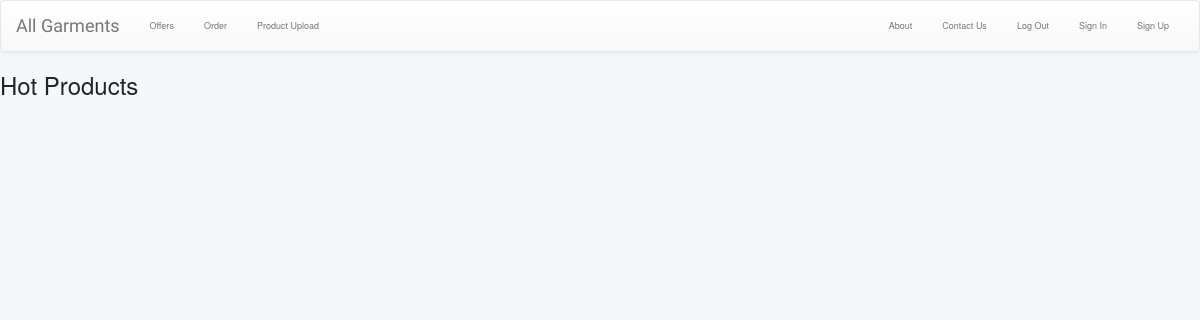
Before: / with the older database file.
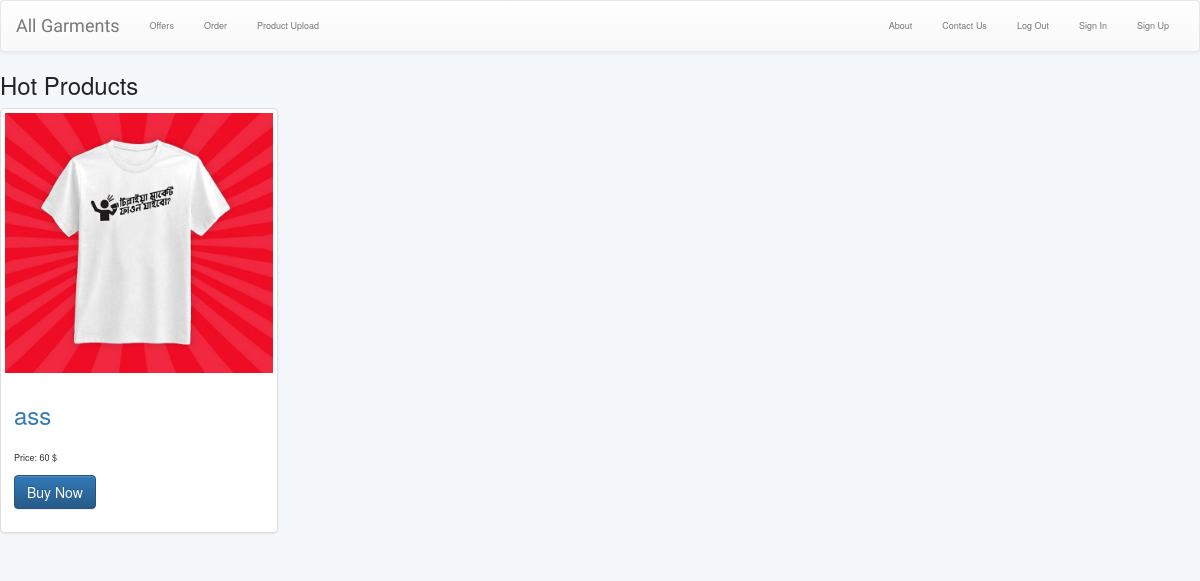
After: the same page with the newer database file.
### tables this page shows
CREATE TABLE `product_info` (
  `id` int(11) NOT NULL,
  `name` varchar(255) NOT NULL,
  `description` text NOT NULL,
  `image` varchar(500) NOT NULL,
  `price` double NOT NULL,
  `colour` text NOT NULL,
  `size` text NOT NULL
);

### index.php (the view, shortened to what this page needs)
<!DOCTYPE html>
<html lang="en">
<head>
<link rel="stylesheet" href="https://stackpath.bootstrapcdn.com/bootstrap/3.4.1/css/bootstrap.min.css">
<link rel="stylesheet" href="https://stackpath.bootstrapcdn.com/bootstrap/3.4.1/css/bootstrap-theme.min.css">
<link rel="stylesheet" href="./css/main.css">
</head>
<body>
<?php include "include/conn.php";?>
<div>
    <nav class="navbar navbar-default">
        <div class="container-fluid">
          <div class="navbar-header">
            <a class="navbar-brand" href="#">All Garments</a>
          </div>
          <div class="collapse navbar-collapse" id="bs-example-navbar-collapse-1">
            <ul class="nav navbar-nav navbar-left">
                <li><a href="#">Offers</a></li>
              <li><a href="#">Order</a></li>
              <li><a href="./product-upload.php">Product Upload</a></li>
            </ul>
            <ul class="nav navbar-nav navbar-right">
              <li><a href="#">About</a></li>
              <li><a href="#">Contact Us</a></li>
              <li><a href="./logout.php">Log Out</a></li>
              <li><a href="./login.php">Sign In</a></li>
              <li><a href="./buyers_registration.php">Sign Up</a></li>
            </ul>
          </div>
        </div>
      </nav>
      <h3>Hot Products</h3>
        <?php
        $sql="select * from product_info ";
        $result = mysqli_query($conn, $sql);
        while($row = mysqli_fetch_array($result)) {
            echo '
                <div class="row">
				<div class="col-sm-4 col-md-3">
					<div class="thumbnail">
					<img src="./picture/product/'.$row['image'].'"  style="height:260px;" alt="...">
					<div class="caption">
					<h3 style="height:40px;overflow:hidden;"><a href="./productdetails.php?id='.$row['id'].'">'.$row['name'].'</a></h3>
					<p class="price">Price: '.$row['price'].' $</p>
					<p><button  class="btn btn-primary" onclick="window.location.href=\'./buy-now.php?id='.$row['id'].'\'">Buy Now</button></p>
					</div>
			        </div>
			         </div>
				</div>';
        }
?>
    </div>
</body>
</html>

### css/main.css (style rules this page uses)
body { margin: 0; font-size: .9rem; font-weight: 400; line-height: 1.6; color: #212529; text-align: left; background-color: #f5f8fa; }
.navbar-brand , .nav-link, .my-form, .login-form { font-family: Raleway, sans-serif; }

Changed rows visible on the page:
added product_info: image (picture), name "ass", price "60"
